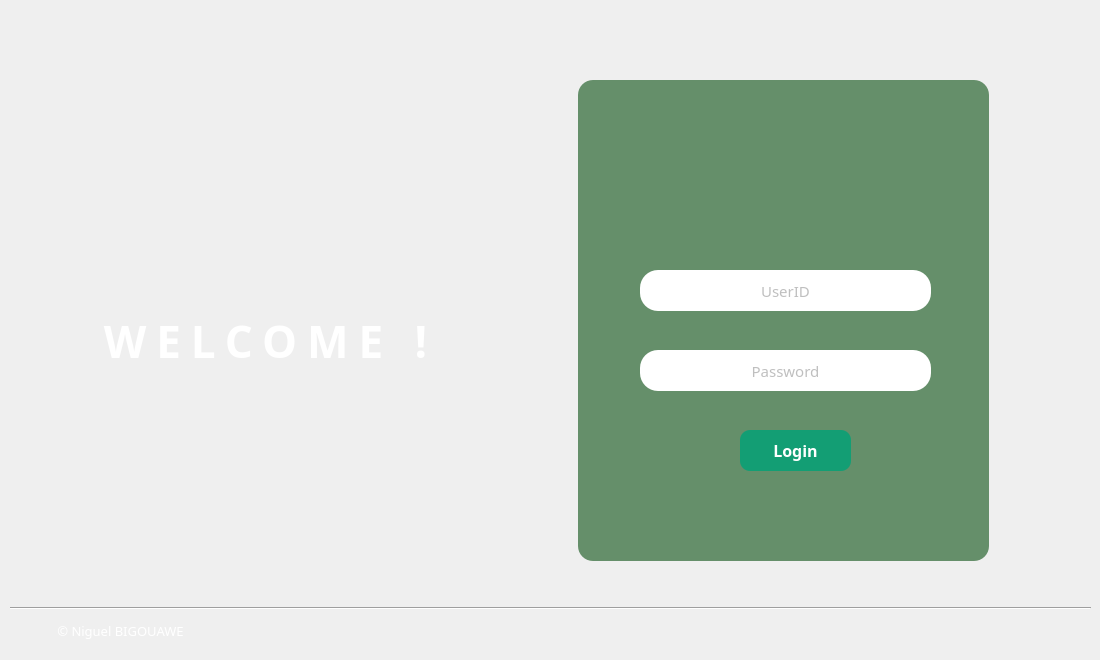
    <widget class="QWidget" name="page">
     <widget class="QLabel" name="label">
      <property name="geometry">
       <rect>
        <x>10</x>
        <y>10</y>
        <width>1081</width>
        <height>641</height>
       </rect>
      </property>
      <property name="styleSheet">
       <string notr="true"/>
      </property>
      <property name="text">
       <string/>
      </property>
      <property name="pixmap">
       <pixmap resource="my_images.qrc">:/the_colours_of_water.jpg</pixmap>
      </property>
      <property name="scaledContents">
       <bool>true</bool>
      </property>
     </widget>
     <widget class="QLabel" name="label_2">
      <property name="geometry">
       <rect>
        <x>578</x>
        <y>80</y>
        <width>411</width>
        <height>481</height>
       </rect>
      </property>
      <property name="styleSheet">
       <string notr="true">background-color:rgba(8,79,17,0.6);
border-radius:15px;</string>
      </property>
      <property name="text">
       <string/>
      </property>
     </widget>
     <widget class="QLabel" name="label_3">
      <property name="geometry">
       <rect>
        <x>720</x>
        <y>90</y>
        <width>141</width>
        <height>121</height>
       </rect>
      </property>
      <property name="text">
       <string/>
      </property>
      <property name="pixmap">
       <pixmap resource="my_images.qrc">:/Logo Files/For Web/png/Color logo - no background.png</pixmap>
      </property>
      <property name="scaledContents">
       <bool>true</bool>
      </property>
     </widget>
     <widget class="QLineEdit" name="lineEdit_userId">
      <property name="geometry">
       <rect>
        <x>640</x>
        <y>270</y>
        <width>291</width>
        <height>41</height>
       </rect>
      </property>
      <property name="font">
       <font>
        <family>Arial Rounded MT Bold</family>
        <pointsize>11</pointsize>
       </font>
      </property>
      <property name="styleSheet">
       <string notr="true">border-radius:18px;
color:grey;</string>
      </property>
      <property name="alignment">
       <set>Qt::AlignCenter</set>
      </property>
      <property name="placeholderText">
       <string>UserID</string>
      </property>
     </widget>
     <widget class="QLineEdit" name="lineEdit_password">
      <property name="geometry">
       <rect>
        <x>640</x>
        <y>350</y>
        <width>291</width>
        <height>41</height>
       </rect>
      </property>
      <property name="font">
       <font>
        <family>Arial Rounded MT Bold</family>
        <pointsize>11</pointsize>
       </font>
      </property>
      <property name="styleSheet">
       <string notr="true">border-radius:18px;
color:grey;</string>
      </property>
      <property name="alignment">
       <set>Qt::AlignCenter</set>
      </property>
      <property name="placeholderText">
       <string>Password</string>
      </property>
     </widget>
     <widget class="QPushButton" name="pushButton_login">
      <property name="geometry">
       <rect>
        <x>740</x>
        <y>430</y>
        <width>111</width>
        <height>41</height>
       </rect>
      </property>
      <property name="font">
       <font>
        <family>Arial Rounded MT Bold</family>
        <pointsize>12</pointsize>
        <bold>true</bold>
       </font>
      </property>
      <property name="styleSheet">
       <string notr="true">color:white;
background-color: rgb(19, 158, 116);
border-radius: 10px;</string>
      </property>
      <property name="text">
       <string>Login</string>
      </property>
     </widget>
     <widget class="QLabel" name="label_4">
      <property name="geometry">
       <rect>
        <x>50</x>
        <y>620</y>
        <width>141</width>
        <height>21</height>
       </rect>
      </property>
      <property name="font">
       <font>
        <family>Arial Rounded MT Bold</family>
        <pointsize>10</pointsize>
        <bold>false</bold>
       </font>
      </property>
      <property name="styleSheet">
       <string notr="true">color:white;</string>
      </property>
      <property name="text">
       <string>© Niguel BIGOUAWE</string>
      </property>
      <property name="alignment">
       <set>Qt::AlignCenter</set>
      </property>
     </widget>
     <widget class="QLabel" name="label_5">
      <property name="geometry">
       <rect>
        <x>10</x>
        <y>610</y>
        <width>41</width>
        <height>41</height>
       </rect>
      </property>
      <property name="text">
       <string/>
      </property>
      <property name="pixmap">
       <pixmap resource="my_images.qrc">:/logo_ict.png</pixmap>
      </property>
      <property name="scaledContents">
       <bool>true</bool>
      </property>
     </widget>
     <widget class="Line" name="line">
      <property name="geometry">
       <rect>
        <x>10</x>
        <y>600</y>
        <width>1081</width>
        <height>16</height>
       </rect>
      </property>
      <property name="orientation">
       <enum>Qt::Horizontal</enum>
      </property>
     </widget>
     <widget class="QLabel" name="label_6">
      <property name="geometry">
       <rect>
        <x>50</x>
        <y>310</y>
        <width>441</width>
        <height>61</height>
       </rect>
      </property>
      <property name="font">
       <font>
        <family>Arial Rounded MT Bold</family>
        <pointsize>33</pointsize>
        <bold>true</bold>
       </font>
      </property>
      <property name="styleSheet">
       <string notr="true">color:white;
letter-spacing:10px;</string>
      </property>
      <property name="text">
       <string>WELCOME !</string>
      </property>
      <property name="alignment">
       <set>Qt::AlignCenter</set>
      </property>
     </widget>
    </widget>
